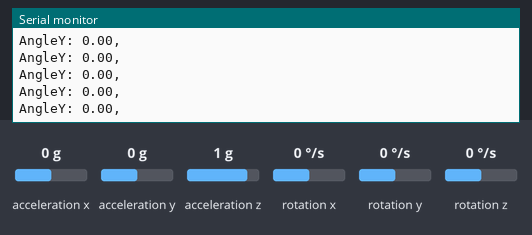
Bench run of a sketch on a simulated Arduino Uno, built with avr-gcc and run on an emulated ATmega328P. Shown: the last lines printed to the serial monitor. The inputs (shaded band) are chosen by the test bench; at power-on: acceleration x 0 g, acceleration y 0 g, acceleration z 1 g, rotation x 0 °/s, rotation y 0 °/s, rotation z 0 °/s.

Above: at 3.2 s.
3.3 s: acceleration x set to -1.4 g
At 4.3 s:
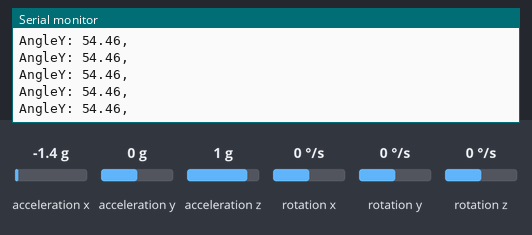
4.8 s: acceleration y set to -1.4 g
At 5.8 s:
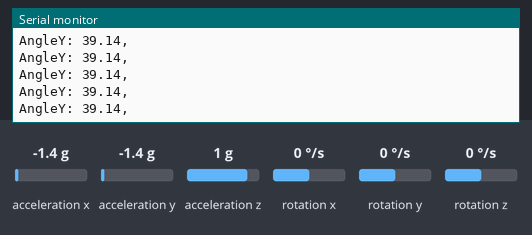
6.3 s: acceleration z set to -1.4 g
At 7.2 s:
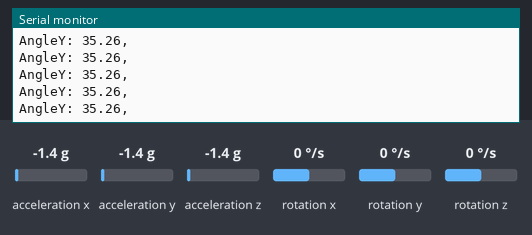
Timing chart, 0 to 9.3 s (numbered marks = the images above; inputs shaded):
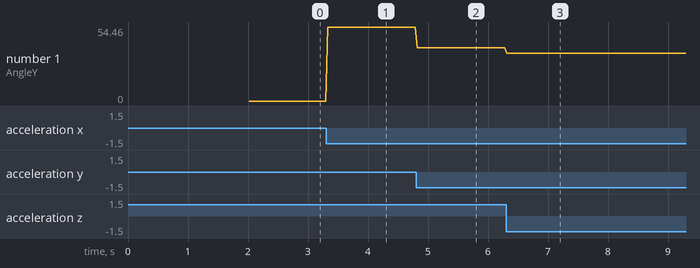

Measured:
- after the input at 3.3 s, the serial monitor: prints a new line at once (image 1)
- after the input at 4.8 s, the serial monitor: prints a new line at once (image 2)
- after the input at 6.3 s, the serial monitor: prints a new line at once (image 3)
- plotted number 1: 0 → 54.46 after the input at 3.3 s, 54.46 → 39.14 after the input at 4.8 s, 39.14 → 35.26 after the input at 6.3 s

The sketch:

AccGyroValues.ino
```cpp
// (licence header left out)
#include "Wire.h"
#include <MPU6050_light.h>

MPU6050 mpu(Wire);

double accX,accY,accZ;
double gyroX,gyroY,gyroZ;

long timer = 0;
// Commander command;

float minX=0,maxX=0;
float minY=0, maxY=0;
void setup() {
  Serial.begin(115200);
  Wire.begin();
  Serial.print("Cv");
  mpu.setFilterGyroCoef(0.99);
  byte status = mpu.begin();
  Serial.print(F("MPU6050 status: "));
  Serial.println(status);
  while(status!=0){ } // stop everything if could not connect to MPU6050
  int c=10;
  while(c>0){
    c--;
    mpu.update();
    mpu.getAngleX();
    mpu.getAngleY();
  }
  Serial.println(F("Calculating offsets, do not move MPU6050"));
  delay(1000);
 mpu.calcOffsets(true,true); // gyro and accelero
  Serial.println("Done!\n");

}
float anglex, angley;
int ok = 0;
void loop() {
  mpu.update();

  if(millis() - timer > 25){ // print data every second

ok++;
  accX= mpu.getAccX();
  accY= mpu.getAccY();
  accZ= mpu.getAccZ();
  gyroX = mpu.getGyroX();
  gyroY = mpu.getGyroY();
  gyroZ = mpu.getGyroZ();

  // Serial.print("AccX:"); Serial.print(accX); Serial.print(",");
  // Serial.print("AccY:"); Serial.print(accY); Serial.print(",");
  // Serial.print("AccZ:"); Serial.print(accZ); Serial.print(",");

  // Serial.print("GyroX:"); Serial.print(gyroX); Serial.print(",");
  // Serial.print("GyroY:"); Serial.print(gyroY); Serial.print(",");
  // Serial.print("GyroZ:"); Serial.print(gyroZ); Serial.print(",");

//  Serial.print("GyroXOffset:"); Serial.print( mpu.getAccXoffset()); Serial.print(",");

  anglex = mpu.getAngleX();
  angley = mpu.getAngleY();
  // Serial.print("AngleX:"); Serial.print(mpu.getAngleX()); Serial.print(",");
  Serial.print("AngleY: "); Serial.print(mpu.getAngleY()); Serial.print(",");
  // Serial.print("AngleZ:"); Serial.print(mpu.getAngleZ());Serial.print(",");


  if(minX ==0 ){
    minX= anglex;
    maxX = anglex;
    minY = angley;
    maxY = angley;
  }

  if( angley < minY){
    minY = angley;
  }
  if(angley > maxY)
    maxY = angley;
  if(anglex < minX) minX = anglex;
  if( anglex > maxX) maxX = anglex;
   if(ok == 750){
   ok =0;
   minX = anglex;
   maxX=anglex;
   minY=angley;
   maxY=angley;
 }
  //  Serial.print("Min_AngX:"); Serial.print(minX); Serial.print(",");
  // Serial.print("Max_AngX:"); Serial.print(maxX); Serial.print(",");
  //  Serial.print("Min_AngY:"); Serial.print(minY); Serial.print(",");
  // Serial.print("Max_AngY:"); Serial.print(maxY); Serial.print(",");

  Serial.println("");

    timer = millis();
  }

}
```
